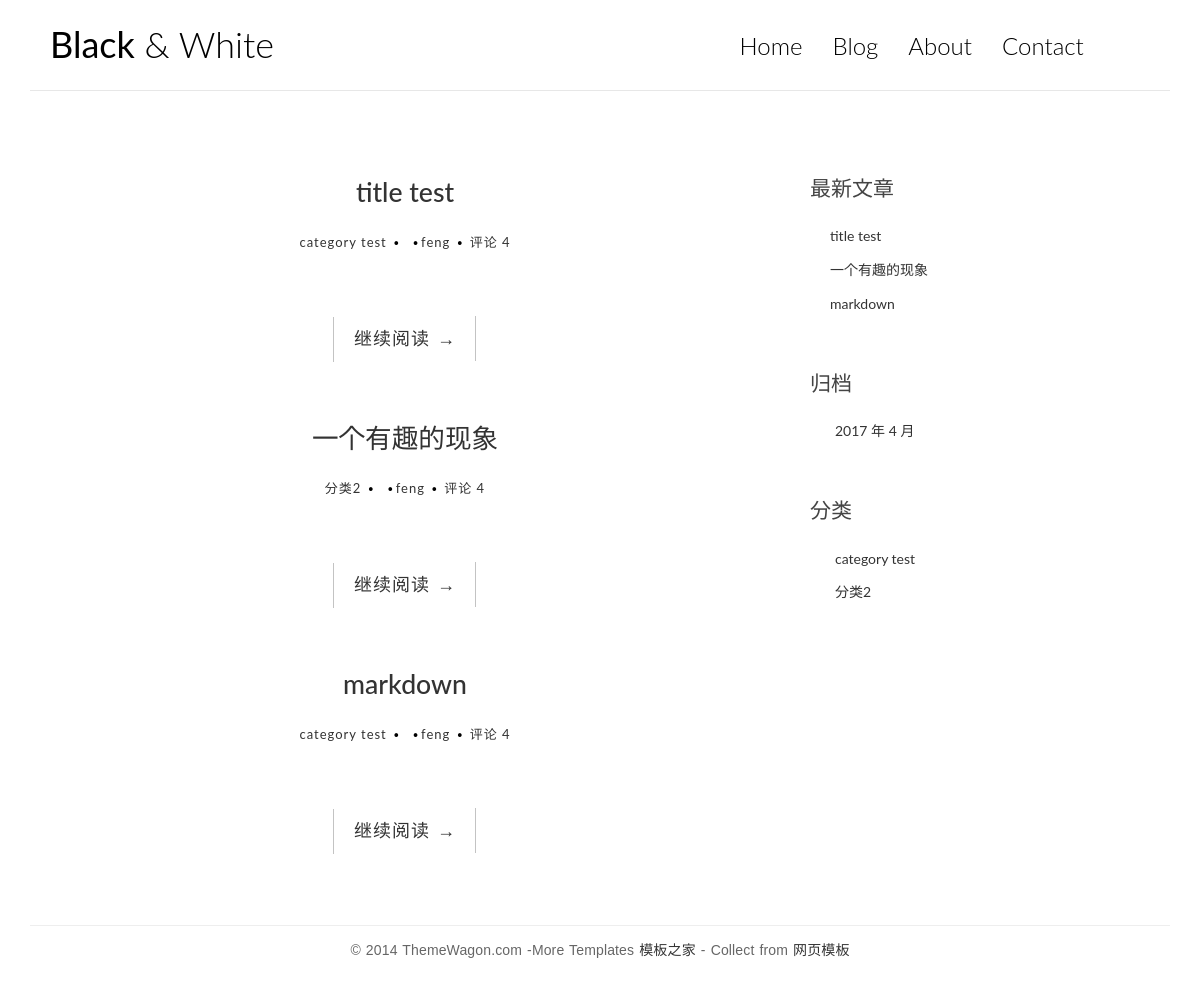
The page / on the database its author committed.
### blog/models.py (models this page shows, shortened)
@python_2_unicode_compatible
class Post(models.Model):
    title = models.CharField(max_length=70)
    body = models.TextField()
    created_time = models.DateTimeField()
    modified_time = models.DateTimeField()
    excerpt = models.CharField(max_length=200,blank=True)
    category = models.ForeignKey(Category)
    tags = models.ManyToManyField(Tag, blank=True)
    author = models.ForeignKey(User)
    def get_absolute_url(self):
        return reverse('blog:detail', kwargs={'pk': self.pk})

@python_2_unicode_compatible
class Category(models.Model):
    name = models.CharField(max_length=100)

### blog/views.py (the view)
# urls.py: url(r'^$', views.index, name='index'),
def index(request):
    post_list = Post.objects.all()
    return render(request, 'blog/index.html', context={'post_list': post_list})

### blog/templatetags/blog_tags.py (called while the page is built)
@register.simple_tag
def get_recent_posts(num=5):
    return Post.objects.all()[:num]

@register.simple_tag
def archives():
    return Post.objects.dates('created_time', 'month', order='DESC')

@register.simple_tag
def get_categories():
    return Category.objects.all()

### templates/blog/index.html (shortened to what this page needs)
{% extends 'base.html' %}
{% block main %}
	{% for post in post_list %}
	<article class="post post-1">
		<header class="entry-header">
			<h1 class="entry-title">
				<a href="{{post.get_absolute_url}}">{{post.title}}</a>
			</h1>
			<div class="entry-meta">
				<span class="post-category"><a href="#">{{post.category.name}}</a></span>
				<span class="post-date"><a href="#"><time class="entry-date" datetime="{{post.created_time}}"></time></a></span>
				<span class="post-author"><a href="#">{{post.author}}</a></span>
				<span class="comments-link"><a href="#">评论 4</a></span>
			</div>
		</header>
		<div class="entry-content clearfix">
			<div class="read-more cl-effect-14">
				<a href="{{post.get_absolute_url }}" class="more-link">继续阅读 <span class="meta-nav">→</span></a>
			</div>
		</div>
	</article>
	{% empty %}
	  <div class="no-post">暂时还没有发布的文章！</div>
	{% endfor %}
{% endblock main %}

### templates/base.html (shortened to what this page needs)
{% load blog_tags %}
<!DOCTYPE html>
<html>
	<head>
		{% load staticfiles %}
		<link rel="stylesheet" href="{% static 'blog/css/bootstrap.min.css' %}">
		<link rel="stylesheet" href="http://code.ionicframework.com/ionicons/2.0.1/css/ionicons.min.css">
		<link rel="stylesheet" href="href="{% static 'blog/css/pace.css' %}">
	    <link rel="stylesheet" href="{% static 'blog/css/custom.css' %}">
		<link rel="stylesheet" href="{% static 'blog/css/friendly.css' %}">
	</head>
	<body>
		<div class="container">
			<header id="site-header">
				<div class="row">
					<div class="col-md-4 col-sm-5 col-xs-8">
						<div class="logo">
							<h1><a href="index.html"><b>Black</b> &amp; White</a></h1>
						</div>
					</div>
					<div class="col-md-8 col-sm-7 col-xs-4">
						<nav class="main-nav" role="navigation">
							<div class="collapse navbar-collapse" id="bs-example-navbar-collapse-1">
  								<ul class="nav navbar-nav navbar-right">
    								<li class="cl-effect-11"><a href="index.html" data-hover="Home">Home</a></li>
    								<li class="cl-effect-11"><a href="full-width.html" data-hover="Blog">Blog</a></li>
    								<li class="cl-effect-11"><a href="about.html" data-hover="About">About</a></li>
    								<li class="cl-effect-11"><a href="contact.html" data-hover="Contact">Contact</a></li>
  								</ul>
							</div>
						</nav>
					</div>
				</div>
			</header>
		</div>
		<div class="content-body">
			<div class="container">
				<div class="row">
					<main class="col-md-8">
						{% block main %}
                        {% endblock main %}
					</main>
					<aside class="col-md-4">
						<div class="widget widget-recent-posts">
							<h3 class="widget-title">最新文章</h3>
							{% get_recent_posts as recent_post_list %}
							<ul>
								{% for post in recent_post_list %}
								<li>
									<a href="{{post.get_absolute_url }}">{{post.title }}</a>
								</li>
								{% endfor %}
							</ul>
						</div>
						<div class="widget widget-archives">
							<h3 class="widget-title">归档</h3>
							{% archives as date_list %}
							<ul>
								{% for date in date_list %}
								<li>
									<a href="{% url 'blog:archives' date.year date.month %}">{{ date.year }} 年 {{ date.month }} 月</a>
								</li>
								{% endfor %}
							</ul>
						</div>
						<div class="widget widget-category">
							<h3 class="widget-title">分类</h3>
							{% get_categories as category_list %}
							<ul>
								{% for category in category_list %}
								<li>
									<a href="{% url 'blog:category' category.pk %}">{{ category.name }}</a>
								</li>
								{% endfor %}
							</ul>
						</div>
					</aside>
				</div>
			</div>
		</div>
		<footer id="site-footer">
			<div class="container">
				<div class="row">
					<div class="col-md-12">
						<p class="copyright">&copy; 2014 ThemeWagon.com -More Templates <a href="http://www.cssmoban.com/" target="_blank" title="模板之家">模板之家</a> - Collect from <a href="http://www.cssmoban.com/" title="网页模板" target="_blank">网页模板</a></p>
					</div>
				</div>
			</div>
		</footer>
	</body>
</html>

### blog/static/blog/css/custom.css (style rules this page uses)
* { outline: none; }
h1, h2, h3, h4, h5, h6 { margin-top: 0; }
b { font-weight: 400; }
a { color: #333; }
body { color: #444; font-family: 'Lato', sans-serif; }
p { font-family: 'Ubuntu', sans-serif; font-weight: 400; word-spacing: 1px; letter-spacing: 0.01em; }
#site-header { background-color: #FFF; padding: 25px 20px; margin-bottom: 40px; border-bottom: 1px solid #e7e7e7; }
.logo h1 a { color: #000; }
.logo h1 { margin: 0; font-family: 'Lato', sans-serif; font-weight: 300; }
.main-nav { margin-top: 11px; max-width: 95%; }
.main-nav a { color: #000000 !important; padding: 0 0 5px 0 !important; margin-right: 30px; font-family: 'Lato', sans-serif; font-weight: 300; font-size: 24px; }
.cl-effect-11 a { padding: 10px 0; color: #0972b4; text-shadow: none; }
.cl-effect-11 a::before { position: absolute; top: 0; left: 0; overflow: hidden; padding: 0 0 5px 0 !important; max-width: 0; border-bottom: 1px solid #000; color: #000; content: attr(data-hover); -webkit-transition: max-width 0.5s; -moz-transition: max-width 0.5s; transition: max-width 0.5s; }
.content-body { padding-bottom: 4em; }
.post, .comment-area { background: #fff; padding: 30px 30px 0; }
.entry-title { text-align: center; font-size: 1.9em; margin-bottom: 20px; line-height: 1.6; padding: 10px 20px 0; }
.entry-meta { text-align: center; color: #DDDDDD; font-size: 13px; letter-spacing: 1px; margin-bottom: 30px; }
.entry-content { font-size: 18px; line-height: 1.9; font-weight: 300; color: #000; }
.post-category, .post-date, .post-author { position: relative; padding-right: 15px; }
.post-category::after, .post-date::after, .post-author::after { position: absolute; content: '.'; color: #000; font-size: 30px; top: -22px; right: 1px; }
.read-more { font-family: 'Ubuntu', sans-serif; font-weight: 400; word-spacing: 1px; letter-spacing: 0.01em; text-align: center; margin-top: 20px; }
.cl-effect-14 a { padding: 0 20px; height: 45px; line-height: 45px; position: relative; display: inline-block; margin: 15px 25px; letter-spacing: 1px; font-weight: 400; text-shadow: 0 0 1px rgba(255,255,255,0.3); }
.cl-effect-14 a::before, .cl-effect-14 a::after { position: absolute; width: 45px; height: 1px; background: #C3C3C3; content: ''; -webkit-transition: all 0.3s; -moz-transition: all 0.3s; transition: all 0.3s; pointer-events: none; }
.cl-effect-14 a::before { top: 0; left: 0; -webkit-transform: rotate(90deg); -moz-transform: rotate(90deg); transform: rotate(90deg); -webkit-transform-origin: 0 0; -moz-transform-origin: 0 0; transform-origin: 0 0; }
.cl-effect-14 a::after { right: 0; bottom: 0; -webkit-transform: rotate(90deg); -moz-transform: rotate(90deg); transform: rotate(90deg); -webkit-transform-origin: 100% 0; -moz-transform-origin: 100% 0; transform-origin: 100% 0; }
.widget { background: #fff; padding: 30px 0 0; }
.widget-title { font-size: 1.5em; margin-bottom: 20px; line-height: 1.6; padding: 10px 0 0; font-weight: 400; }
.widget-recent-posts ul { padding: 0; margin: 0; padding-left: 20px; }
.widget-recent-posts ul li { list-style-type: none; position: relative; line-height: 170%; margin-bottom: 10px; }
.widget-recent-posts ul li::before { content: '\f3d3'; font-family: "Ionicons"; position: absolute; left: -17px; top: 3px; font-size: 16px; color: #000; }
.widget-archives ul { padding: 0; margin: 0; padding-left: 25px; }
.widget-archives ul li { list-style-type: none; position: relative; line-height: 170%; margin-bottom: 10px; }
.widget-archives ul li::before { content: '\f3f3'; font-family: "Ionicons"; position: absolute; left: -25px; top: 1px; font-size: 16px; color: #000; }
.widget-category ul { padding: 0; margin: 0; padding-left: 25px; }
.widget-category ul li { list-style-type: none; position: relative; line-height: 170%; margin-bottom: 10px; }
.widget-category ul li::before { content: '\f3fe'; font-family: "Ionicons"; position: absolute; left: -25px; top: 1px; font-size: 18px; color: #000; }
#site-footer { padding-top: 10px; padding: 0 0 1.5em 0; }
.copyright { text-align: center; padding-top: 1em; margin: 0; border-top: 1px solid #eee; color: #666; }

### rows shown on the page
Post: title "title test", category.name "category test", author "feng"
Post: title "一个有趣的现象", category.name "分类2", author "feng"
Post: title "markdown", category.name "category test", author "feng"
Category: name "category test"
Category: name "分类2"

### other values the page prints
{{ date.year }} "2017"
{{ date.month }} "4"
